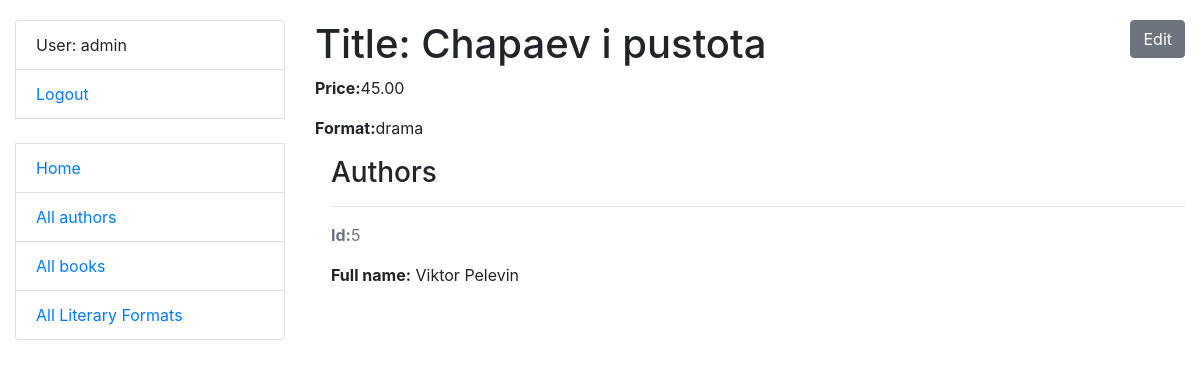
Page /catalog/books/3/ (signed in) on the committed database.
### catalog/models.py (models this page shows, shortened)
class Author(AbstractUser):
    pseudonym = models.CharField(max_length=63, null=True, blank=True)
    class Meta:
        ordering = ["username"]

class Book(models.Model):
    title = models.CharField(max_length=255)
    price = models.DecimalField(max_digits=7, decimal_places=2)
    format = models.ForeignKey(LiteraryFormat, on_delete=models.CASCADE, related_name="books")
    authors = models.ManyToManyField(settings.AUTH_USER_MODEL, related_name="books")
    class Meta:
        ordering = ["title"]

class LiteraryFormat(models.Model):
    name = models.CharField(max_length=255)
    class Meta:
        ordering = ["name"]

### catalog/views.py (the view)
# urls.py: path("books/<int:pk>/", BookDetailView.as_view(), name="book-detail"),
class BookDetailView(LoginRequiredMixin, generic.DetailView):
    model = Book

### templates/catalog/book_detail.html (shortened to what this page needs)
{% extends "base.html" %}
{% block content %}
    <h1>
      Title: {{ book.title }}
      <a style="float: right" class="btn btn-secondary" href="{% url 'catalog:book-update' pk=book.id %}">Edit</a>
    </h1>
    <p><strong>Price:</strong>{{ book.price }}</p>
    <p><strong>Format:</strong>{{ book.format.name }}</p>
    <div class="ml-3">
      <h3>Authors</h3>
      {% for author in book.authors.all %}
          <hr>
          <p class="text-muted"><strong>Id:</strong>{{ author.id }}</p>
          <p>
              <strong>Full name:</strong>
              {{ author.first_name }} {{ author.last_name }}
          </p>
      {% empty %}
          <p>No authors!</p>
      {% endfor %}
    </div>
{% endblock %}

### templates/includes/sidebar.html
<ul class="sidebar-nav list-group">
  {% if user.is_authenticated %}
    <li class="list-group-item">User: {{ user.username }}</li>
    <li class="list-group-item"><a href="{% url 'logout' %}">Logout</a></li>
  {% else %}
    <li class="list-group-item"><a href="{% url 'login' %}">login</a></li>
  {% endif %}
  <br>
  <li class="list-group-item"><a href="{% url 'catalog:index' %}">Home</a></li>
  <li class="list-group-item"><a href="{% url 'catalog:author-list' %}">All authors</a></li>
  <li class="list-group-item"><a href="{% url 'catalog:book-list' %}">All books</a></li>
  <li class="list-group-item"><a href="{% url 'catalog:literary-format-list'%}">All Literary Formats</a></li>
</ul>

### static/css/styles.css (style rules this page uses)
body { margin-top: 20px; }
.sidebar-nav { padding: 0; list-style: none; }

### rows in the picture
Author: username "admin"
Book: title "Chapaev i pustota", price "45.00", format.name "drama"
Author: id "5", first_name "Viktor", last_name "Pelevin"
